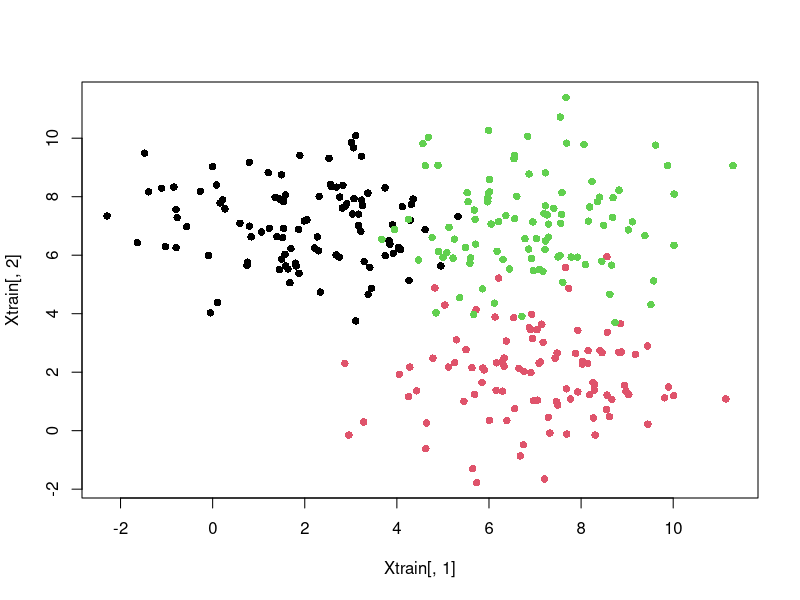
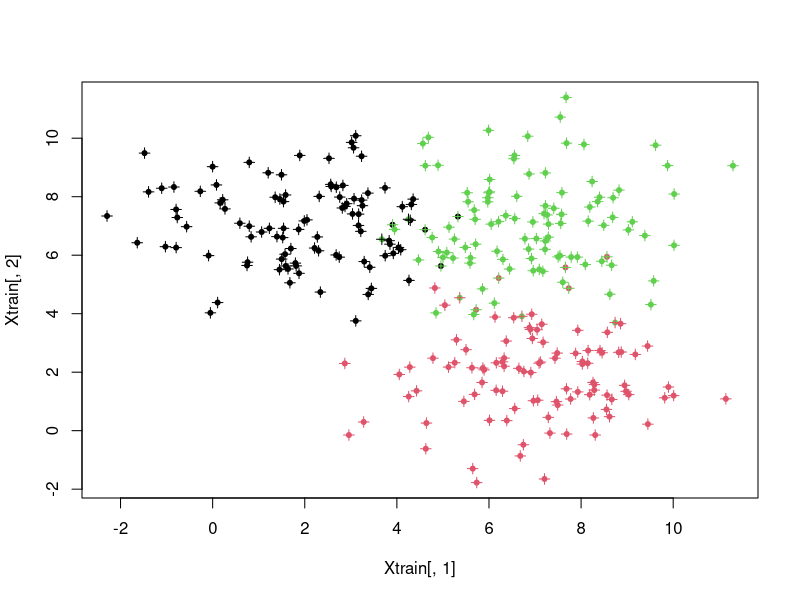
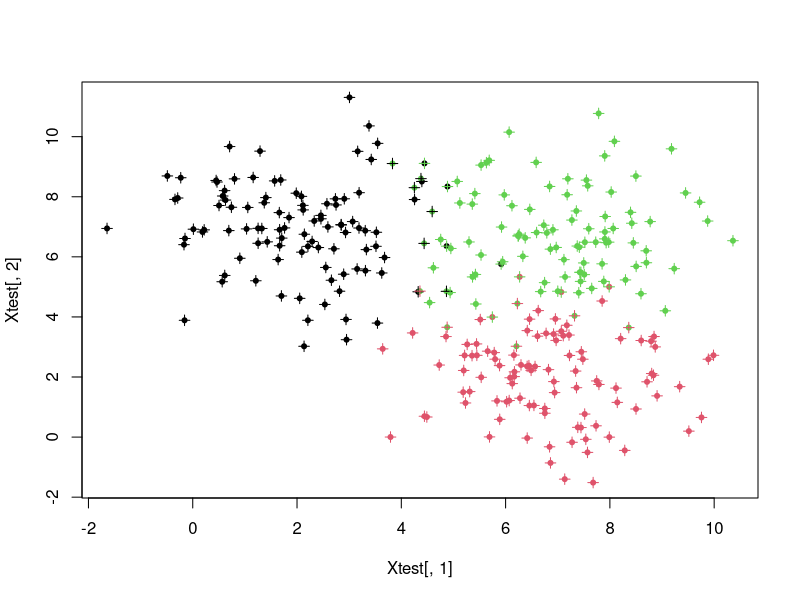
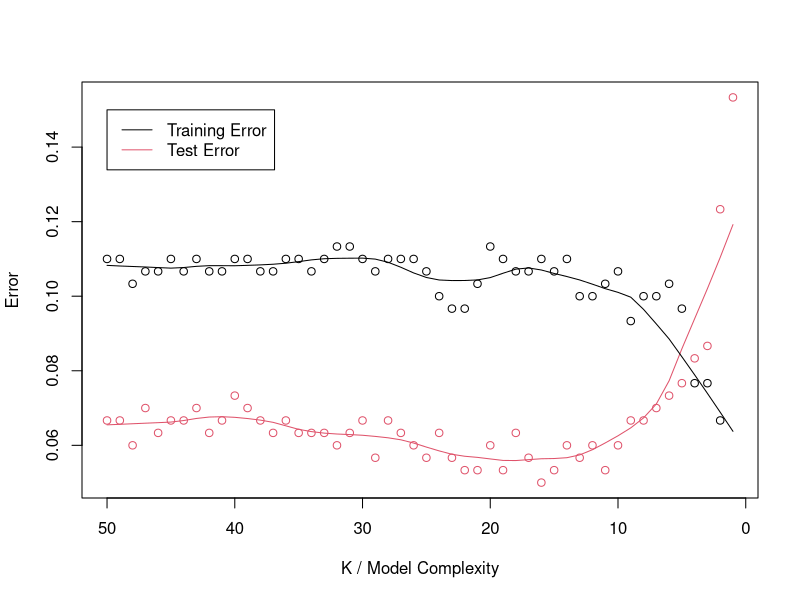
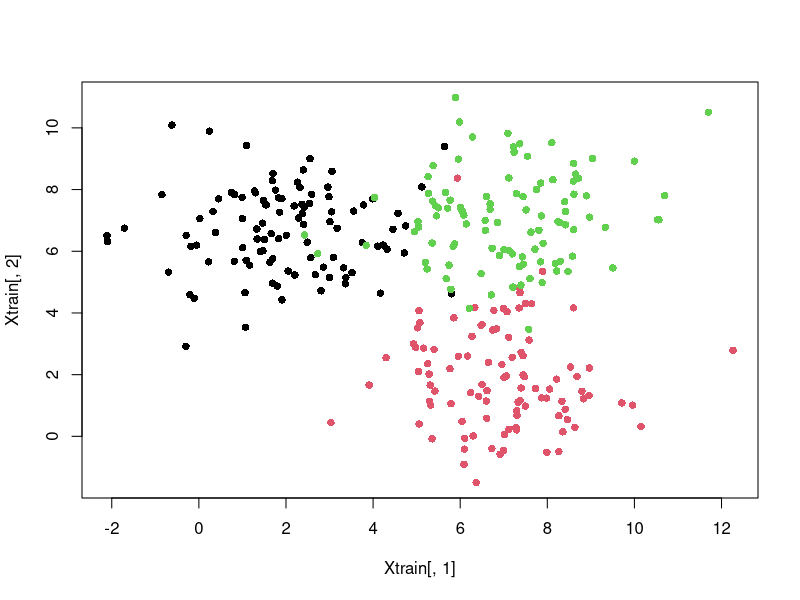
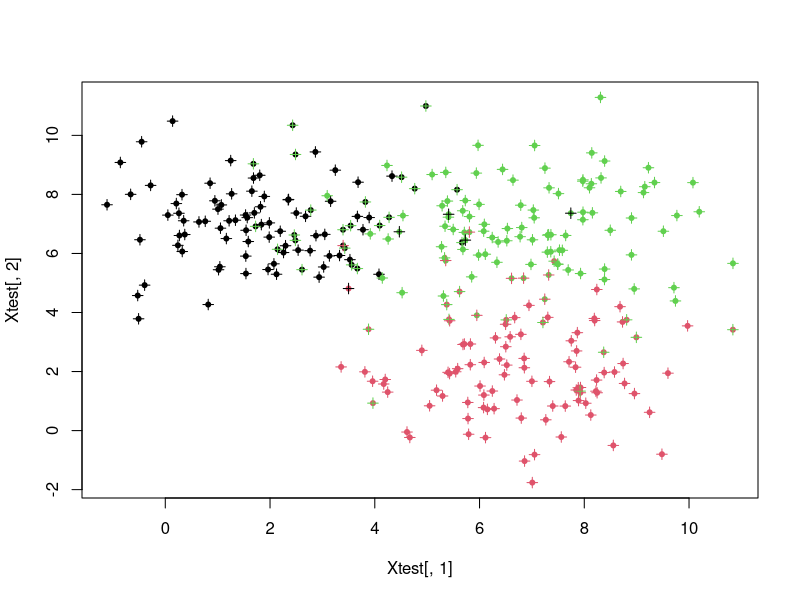

Source code (R) for these figures, in order:
#k nearest neighbors classification
require("class")

n = 300
sig = 1.5
mu1 = c(2, 7)
mu2 = c(7, 2)
mu3 = c(7, 7)
x1 = t(matrix(mu1, 2, n / 3)) + matrix(rnorm(n) * sig, n / 3, 2)
x2 = t(matrix(mu2, 2, n / 3)) + matrix(rnorm(n) * sig, n / 3, 2)
x3 = t(matrix(mu3, 2, n / 3)) + matrix(rnorm(n) * sig, n / 3, 2)
Xtrain = rbind(x1, x2, x3)
x1 = t(matrix(mu1, 2, n / 3)) + matrix(rnorm(n) * sig, n / 3, 2)
x2 = t(matrix(mu2, 2, n / 3)) + matrix(rnorm(n) * sig, n / 3, 2)
x3 = t(matrix(mu3, 2, n / 3)) + matrix(rnorm(n) * sig, n / 3, 2)
Xtest = rbind(x1, x2, x3)
Y = c(rep(1, n / 3), rep(2, n / 3), rep(3, n / 3))
y = factor(Y)

plot(Xtrain[, 1], Xtrain[, 2], col = as.numeric(y), pch = 16)

k = 5
#training error
predTr = knn(test = Xtrain, train = Xtrain, cl = y, k = k)
plot(Xtrain[, 1], Xtrain[, 2], col = as.numeric(y), pch = 20)
points(Xtrain[, 1], Xtrain[, 2], col = as.numeric(predTr), pch = 3)
errTr = sum(predTr != y) / n
errTr

#test error
predTest = knn(test = Xtest, train = Xtrain, cl = y, k = k)
plot(Xtest[, 1], Xtest[, 2], col = as.numeric(y), pch = 20)
points(Xtest[, 1], Xtest[, 2], col = as.numeric(predTest), pch = 3)
errTest = sum(predTest != y) / n
errTest

#model complexity
set.seed(1111)
n = 300
sig = 1.5
mu1 = c(2, 7)
mu2 = c(7, 2)
mu3 = c(7, 7)
x1 = t(matrix(mu1, 2, n / 3)) + matrix(rnorm(n) * sig, n / 3, 2)
x2 = t(matrix(mu2, 2, n / 3)) + matrix(rnorm(n) * sig, n / 3, 2)
x3 = t(matrix(mu3, 2, n / 3)) + matrix(rnorm(n) * sig, n / 3, 2)
Xtrain = rbind(x1, x2, x3)
x1 = t(matrix(mu1, 2, n / 3)) + matrix(rnorm(n) * sig, n / 3, 2)
x2 = t(matrix(mu2, 2, n / 3)) + matrix(rnorm(n) * sig, n / 3, 2)
x3 = t(matrix(mu3, 2, n / 3)) + matrix(rnorm(n) * sig, n / 3, 2)
Xtest = rbind(x1, x2, x3)
Y = c(rep(1, n / 3), rep(2, n / 3), rep(3, n / 3))
y = factor(Y)

ks = c(1: 50)
errTr = 0
errTs = 0
for(i in 1: length(ks))
{
	predTest = knn(test = Xtest, train = Xtrain, cl = y, k = ks[i])
	errTs[i] = sum(y != predTest) / length(predTest)
	predTr = knn(test = Xtrain, train = Xtrain, cl = y, k = ks[i])
	errTr[i] = sum(y != predTr) / length(predTr)
}

plot(ks, errTs, col = 2, xlim = rev(range(ks)), xlab = "K / Model Complexity", ylab = "Error")
points(ks[50: 1], errTr[50: 1], col = 1)
lines(lowess(x = ks[50: 1], y = errTs[50: 1], f = .25), col = 2)
lines(lowess(x = ks[50: 1], y = errTr[50: 1], f = .25), col = 1)
legend(50, .15, legend = c("Training Error", "Test Error"), col = c(1, 2), lty = c(1, 1))

#curse of dimensionality
n = 300
p0 = 500
sig = 1.5
mu1 = c(2, 7)
mu2 = c(7, 2)
mu3 = c(7, 7)
x1 = t(matrix(mu1, 2, n / 3)) + matrix(rnorm(n) * sig, n / 3, 2)
x2 = t(matrix(mu2, 2, n / 3)) + matrix(rnorm(n) * sig, n / 3, 2)
x3 = t(matrix(mu3, 2, n / 3)) + matrix(rnorm(n) * sig, n / 3, 2)
Xtrain = cbind(rbind(x1, x2, x3), matrix(rnorm(n * p0), n, p0))
x1 = t(matrix(mu1, 2, n / 3)) + matrix(rnorm(n) * sig, n / 3, 2)
x2 = t(matrix(mu2, 2, n / 3)) + matrix(rnorm(n) * sig, n / 3, 2)
x3 = t(matrix(mu3, 2, n / 3)) + matrix(rnorm(n) * sig, n / 3, 2)
Xtest = cbind(rbind(x1, x2, x3), matrix(rnorm(n * p0), n, p0))
Y = c(rep(1, n / 3), rep(2, n / 3), rep(3, n / 3))
y = factor(Y)

plot(Xtrain[, 1], Xtrain[, 2], col = as.numeric(y), pch = 16)

k = 15
#test error
predTest = knn(test = Xtest, train = Xtrain, cl = y, k = k)
plot(Xtest[, 1], Xtest[, 2], col = as.numeric(y), pch = 20)
points(Xtest[, 1], Xtest[, 2], col = as.numeric(predTest), pch = 3)
errTest = sum(predTest != y) / n
errTest
